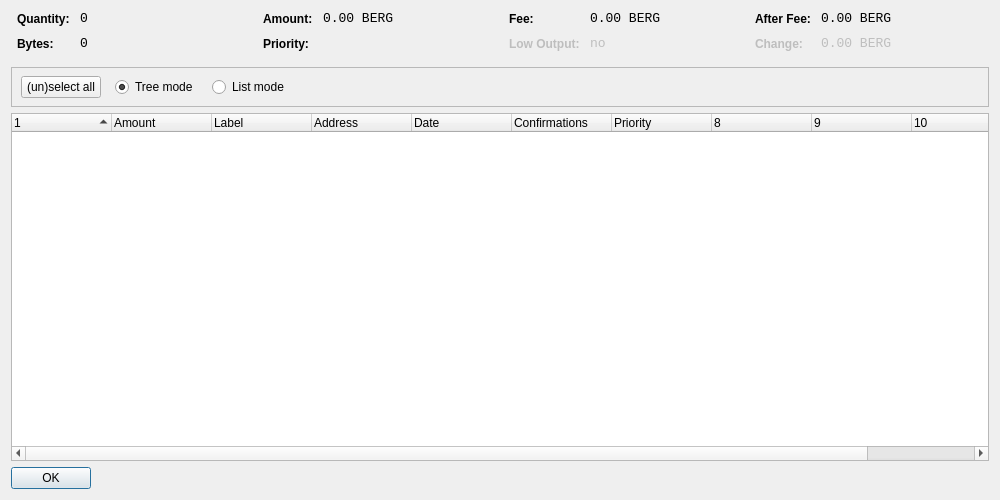
<?xml version="1.0" encoding="UTF-8"?>
<ui version="4.0">
 <class>CoinControlDialog</class>
 <widget class="QDialog" name="CoinControlDialog">
  <property name="geometry">
   <rect>
    <x>0</x>
    <y>0</y>
    <width>1000</width>
    <height>500</height>
   </rect>
  </property>
  <property name="windowTitle">
   <string>Coin Control</string>
  </property>
  <layout class="QVBoxLayout" name="verticalLayout">
   <item>
    <layout class="QHBoxLayout" name="horizontalLayoutTop" stretch="0,0,0,0">
     <property name="topMargin">
      <number>0</number>
     </property>
     <property name="bottomMargin">
      <number>10</number>
     </property>
     <item>
      <layout class="QFormLayout" name="formLayoutCoinControl1">
       <property name="horizontalSpacing">
        <number>10</number>
       </property>
       <property name="verticalSpacing">
        <number>10</number>
       </property>
       <property name="leftMargin">
        <number>6</number>
       </property>
       <property name="rightMargin">
        <number>6</number>
       </property>
       <item row="0" column="0">
        <widget class="QLabel" name="labelCoinControlQuantityText">
         <property name="styleSheet">
          <string notr="true">font-weight:bold;</string>
         </property>
         <property name="text">
          <string>Quantity:</string>
         </property>
        </widget>
       </item>
       <item row="0" column="1">
        <widget class="QLabel" name="labelCoinControlQuantity">
         <property name="font">
          <font>
           <family>Monospace</family>
           <pointsize>10</pointsize>
          </font>
         </property>
         <property name="cursor">
          <cursorShape>IBeamCursor</cursorShape>
         </property>
         <property name="contextMenuPolicy">
          <enum>Qt::ActionsContextMenu</enum>
         </property>
         <property name="text">
          <string notr="true">0</string>
         </property>
         <property name="textInteractionFlags">
          <set>Qt::LinksAccessibleByMouse|Qt::TextSelectableByKeyboard|Qt::TextSelectableByMouse</set>
         </property>
        </widget>
       </item>
       <item row="1" column="0">
        <widget class="QLabel" name="labelCoinControlBytesText">
         <property name="styleSheet">
          <string notr="true">font-weight:bold;</string>
         </property>
         <property name="text">
          <string>Bytes:</string>
         </property>
        </widget>
       </item>
       <item row="1" column="1">
        <widget class="QLabel" name="labelCoinControlBytes">
         <property name="font">
          <font>
           <family>Monospace</family>
           <pointsize>10</pointsize>
          </font>
         </property>
         <property name="cursor">
          <cursorShape>IBeamCursor</cursorShape>
         </property>
         <property name="contextMenuPolicy">
          <enum>Qt::ActionsContextMenu</enum>
         </property>
         <property name="text">
          <string notr="true">0</string>
         </property>
         <property name="textInteractionFlags">
          <set>Qt::LinksAccessibleByMouse|Qt::TextSelectableByKeyboard|Qt::TextSelectableByMouse</set>
         </property>
        </widget>
       </item>
      </layout>
     </item>
     <item>
      <layout class="QFormLayout" name="formLayoutCoinControl2">
       <property name="horizontalSpacing">
        <number>10</number>
       </property>
       <property name="verticalSpacing">
        <number>10</number>
       </property>
       <property name="leftMargin">
        <number>6</number>
       </property>
       <property name="rightMargin">
        <number>6</number>
       </property>
       <item row="0" column="0">
        <widget class="QLabel" name="labelCoinControlAmountText">
         <property name="styleSheet">
          <string notr="true">font-weight:bold;</string>
         </property>
         <property name="text">
          <string>Amount:</string>
         </property>
        </widget>
       </item>
       <item row="0" column="1">
        <widget class="QLabel" name="labelCoinControlAmount">
         <property name="font">
          <font>
           <family>Monospace</family>
           <pointsize>10</pointsize>
          </font>
         </property>
         <property name="cursor">
          <cursorShape>IBeamCursor</cursorShape>
         </property>
         <property name="contextMenuPolicy">
          <enum>Qt::ActionsContextMenu</enum>
         </property>
         <property name="text">
          <string notr="true">0.00 BERG</string>
         </property>
         <property name="textInteractionFlags">
          <set>Qt::LinksAccessibleByMouse|Qt::TextSelectableByKeyboard|Qt::TextSelectableByMouse</set>
         </property>
        </widget>
       </item>
       <item row="1" column="0">
        <widget class="QLabel" name="labelCoinControlPriorityText">
         <property name="styleSheet">
          <string notr="true">font-weight:bold;</string>
         </property>
         <property name="text">
          <string>Priority:</string>
         </property>
        </widget>
       </item>
       <item row="1" column="1">
        <widget class="QLabel" name="labelCoinControlPriority">
         <property name="font">
          <font>
           <family>Monospace</family>
           <pointsize>10</pointsize>
          </font>
         </property>
         <property name="cursor">
          <cursorShape>IBeamCursor</cursorShape>
         </property>
         <property name="contextMenuPolicy">
          <enum>Qt::ActionsContextMenu</enum>
         </property>
         <property name="text">
          <string/>
         </property>
         <property name="textInteractionFlags">
          <set>Qt::LinksAccessibleByMouse|Qt::TextSelectableByKeyboard|Qt::TextSelectableByMouse</set>
         </property>
        </widget>
       </item>
      </layout>
     </item>
     <item>
      <layout class="QFormLayout" name="formLayoutCoinControl3">
       <property name="horizontalSpacing">
        <number>10</number>
       </property>
       <property name="verticalSpacing">
        <number>10</number>
       </property>
       <property name="leftMargin">
        <number>6</number>
       </property>
       <property name="rightMargin">
        <number>6</number>
       </property>
       <item row="0" column="0">
        <widget class="QLabel" name="labelCoinControlFeeText">
         <property name="styleSheet">
          <string notr="true">font-weight:bold;</string>
         </property>
         <property name="text">
          <string>Fee:</string>
         </property>
        </widget>
       </item>
       <item row="0" column="1">
        <widget class="QLabel" name="labelCoinControlFee">
         <property name="font">
          <font>
           <family>Monospace</family>
           <pointsize>10</pointsize>
          </font>
         </property>
         <property name="cursor">
          <cursorShape>IBeamCursor</cursorShape>
         </property>
         <property name="contextMenuPolicy">
          <enum>Qt::ActionsContextMenu</enum>
         </property>
         <property name="text">
          <string notr="true">0.00 BERG</string>
         </property>
         <property name="textInteractionFlags">
          <set>Qt::LinksAccessibleByMouse|Qt::TextSelectableByKeyboard|Qt::TextSelectableByMouse</set>
         </property>
        </widget>
       </item>
       <item row="1" column="0">
        <widget class="QLabel" name="labelCoinControlLowOutputText">
         <property name="enabled">
          <bool>false</bool>
         </property>
         <property name="styleSheet">
          <string notr="true">font-weight:bold;</string>
         </property>
         <property name="text">
          <string>Low Output:</string>
         </property>
        </widget>
       </item>
       <item row="1" column="1">
        <widget class="QLabel" name="labelCoinControlLowOutput">
         <property name="enabled">
          <bool>false</bool>
         </property>
         <property name="font">
          <font>
           <family>Monospace</family>
           <pointsize>10</pointsize>
          </font>
         </property>
         <property name="cursor">
          <cursorShape>IBeamCursor</cursorShape>
         </property>
         <property name="contextMenuPolicy">
          <enum>Qt::ActionsContextMenu</enum>
         </property>
         <property name="text">
          <string notr="true">no</string>
         </property>
         <property name="textInteractionFlags">
          <set>Qt::LinksAccessibleByMouse|Qt::TextSelectableByKeyboard|Qt::TextSelectableByMouse</set>
         </property>
        </widget>
       </item>
      </layout>
     </item>
     <item>
      <layout class="QFormLayout" name="formLayoutCoinControl4">
       <property name="horizontalSpacing">
        <number>10</number>
       </property>
       <property name="verticalSpacing">
        <number>10</number>
       </property>
       <property name="leftMargin">
        <number>6</number>
       </property>
       <property name="rightMargin">
        <number>6</number>
       </property>
       <item row="0" column="0">
        <widget class="QLabel" name="labelCoinControlAfterFeeText">
         <property name="styleSheet">
          <string notr="true">font-weight:bold;</string>
         </property>
         <property name="text">
          <string>After Fee:</string>
         </property>
        </widget>
       </item>
       <item row="0" column="1">
        <widget class="QLabel" name="labelCoinControlAfterFee">
         <property name="font">
          <font>
           <family>Monospace</family>
           <pointsize>10</pointsize>
          </font>
         </property>
         <property name="cursor">
          <cursorShape>IBeamCursor</cursorShape>
         </property>
         <property name="contextMenuPolicy">
          <enum>Qt::ActionsContextMenu</enum>
         </property>
         <property name="text">
          <string notr="true">0.00 BERG</string>
         </property>
         <property name="textInteractionFlags">
          <set>Qt::LinksAccessibleByMouse|Qt::TextSelectableByKeyboard|Qt::TextSelectableByMouse</set>
         </property>
        </widget>
       </item>
       <item row="1" column="0">
        <widget class="QLabel" name="labelCoinControlChangeText">
         <property name="enabled">
          <bool>false</bool>
         </property>
         <property name="styleSheet">
          <string notr="true">font-weight:bold;</string>
         </property>
         <property name="text">
          <string>Change:</string>
         </property>
        </widget>
       </item>
       <item row="1" column="1">
        <widget class="QLabel" name="labelCoinControlChange">
         <property name="enabled">
          <bool>false</bool>
         </property>
         <property name="font">
          <font>
           <family>Monospace</family>
           <pointsize>10</pointsize>
          </font>
         </property>
         <property name="cursor">
          <cursorShape>IBeamCursor</cursorShape>
         </property>
         <property name="contextMenuPolicy">
          <enum>Qt::ActionsContextMenu</enum>
         </property>
         <property name="text">
          <string notr="true">0.00 BERG</string>
         </property>
         <property name="textInteractionFlags">
          <set>Qt::LinksAccessibleByMouse|Qt::TextSelectableByKeyboard|Qt::TextSelectableByMouse</set>
         </property>
        </widget>
       </item>
      </layout>
     </item>
    </layout>
   </item>
   <item>
    <widget class="QFrame" name="frame">
     <property name="minimumSize">
      <size>
       <width>0</width>
       <height>40</height>
      </size>
     </property>
     <property name="frameShape">
      <enum>QFrame::StyledPanel</enum>
     </property>
     <property name="frameShadow">
      <enum>QFrame::Sunken</enum>
     </property>
     <widget class="QWidget" name="horizontalLayoutWidget">
      <property name="geometry">
       <rect>
        <x>10</x>
        <y>0</y>
        <width>781</width>
        <height>41</height>
       </rect>
      </property>
      <layout class="QHBoxLayout" name="horizontalLayoutPanel" stretch="0,0,0,0,0">
       <property name="spacing">
        <number>14</number>
       </property>
       <item>
        <widget class="QPushButton" name="pushButtonSelectAll">
         <property name="sizePolicy">
          <sizepolicy hsizetype="Maximum" vsizetype="Fixed">
           <horstretch>0</horstretch>
           <verstretch>0</verstretch>
          </sizepolicy>
         </property>
         <property name="text">
          <string>(un)select all</string>
         </property>
        </widget>
       </item>
       <item>
        <widget class="QRadioButton" name="radioTreeMode">
         <property name="sizePolicy">
          <sizepolicy hsizetype="Maximum" vsizetype="Fixed">
           <horstretch>0</horstretch>
           <verstretch>0</verstretch>
          </sizepolicy>
         </property>
         <property name="text">
          <string>Tree mode</string>
         </property>
         <property name="checked">
          <bool>true</bool>
         </property>
        </widget>
       </item>
       <item>
        <widget class="QRadioButton" name="radioListMode">
         <property name="sizePolicy">
          <sizepolicy hsizetype="Maximum" vsizetype="Fixed">
           <horstretch>0</horstretch>
           <verstretch>0</verstretch>
          </sizepolicy>
         </property>
         <property name="text">
          <string>List mode</string>
         </property>
        </widget>
       </item>
       <item>
        <spacer name="horizontalSpacer">
         <property name="orientation">
          <enum>Qt::Horizontal</enum>
         </property>
         <property name="sizeHint" stdset="0">
          <size>
           <width>40</width>
           <height>20</height>
          </size>
         </property>
        </spacer>
       </item>
      </layout>
     </widget>
    </widget>
   </item>
   <item>
    <widget class="CoinControlTreeWidget" name="treeWidget">
     <property name="contextMenuPolicy">
      <enum>Qt::CustomContextMenu</enum>
     </property>
     <property name="sortingEnabled">
      <bool>false</bool>
     </property>
     <property name="columnCount">
      <number>11</number>
     </property>
     <attribute name="headerShowSortIndicator" stdset="0">
      <bool>true</bool>
     </attribute>
     <attribute name="headerStretchLastSection">
      <bool>false</bool>
     </attribute>
     <column>
      <property name="text">
       <string/>
      </property>
     </column>
     <column>
      <property name="text">
       <string>Amount</string>
      </property>
     </column>
     <column>
      <property name="text">
       <string>Label</string>
      </property>
     </column>
     <column>
      <property name="text">
       <string>Address</string>
      </property>
     </column>
     <column>
      <property name="text">
       <string>Date</string>
      </property>
     </column>
     <column>
      <property name="text">
       <string>Confirmations</string>
      </property>
      <property name="toolTip">
       <string>Confirmed</string>
      </property>
     </column>
     <column>
      <property name="text">
       <string>Priority</string>
      </property>
     </column>
     <column>
      <property name="text">
       <string/>
      </property>
     </column>
     <column>
      <property name="text">
       <string/>
      </property>
     </column>
     <column>
      <property name="text">
       <string/>
      </property>
     </column>
     <column>
      <property name="text">
       <string/>
      </property>
     </column>
    </widget>
   </item>
   <item>
    <widget class="QDialogButtonBox" name="buttonBox">
     <property name="sizePolicy">
      <sizepolicy hsizetype="Maximum" vsizetype="Fixed">
       <horstretch>0</horstretch>
       <verstretch>0</verstretch>
      </sizepolicy>
     </property>
     <property name="orientation">
      <enum>Qt::Horizontal</enum>
     </property>
     <property name="standardButtons">
      <set>QDialogButtonBox::Ok</set>
     </property>
    </widget>
   </item>
  </layout>
 </widget>
 <customwidgets>
  <customwidget>
   <class>CoinControlTreeWidget</class>
   <extends>QTreeWidget</extends>
   <header>coincontroltreewidget.h</header>
  </customwidget>
 </customwidgets>
 <resources/>
 <connections/>
</ui>
